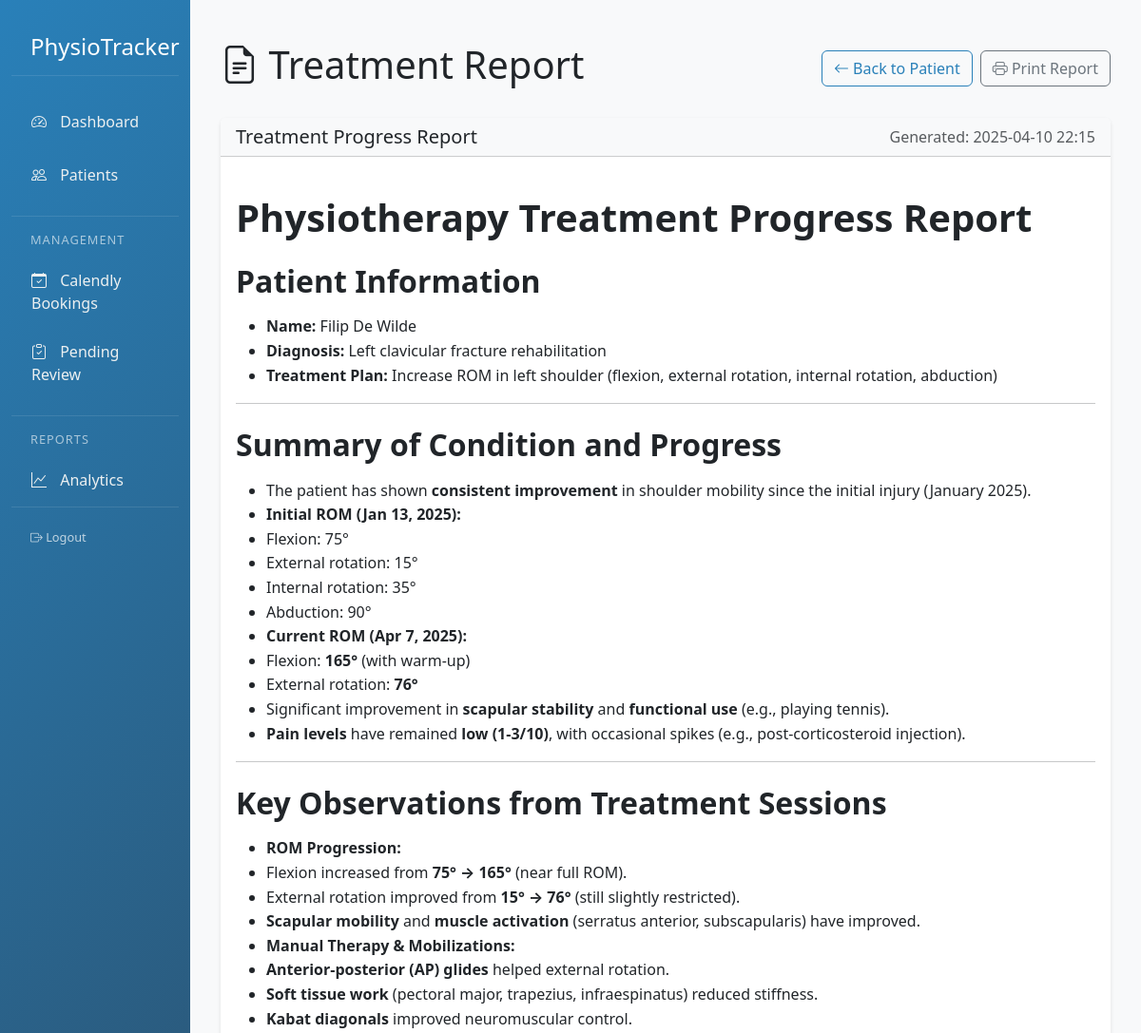
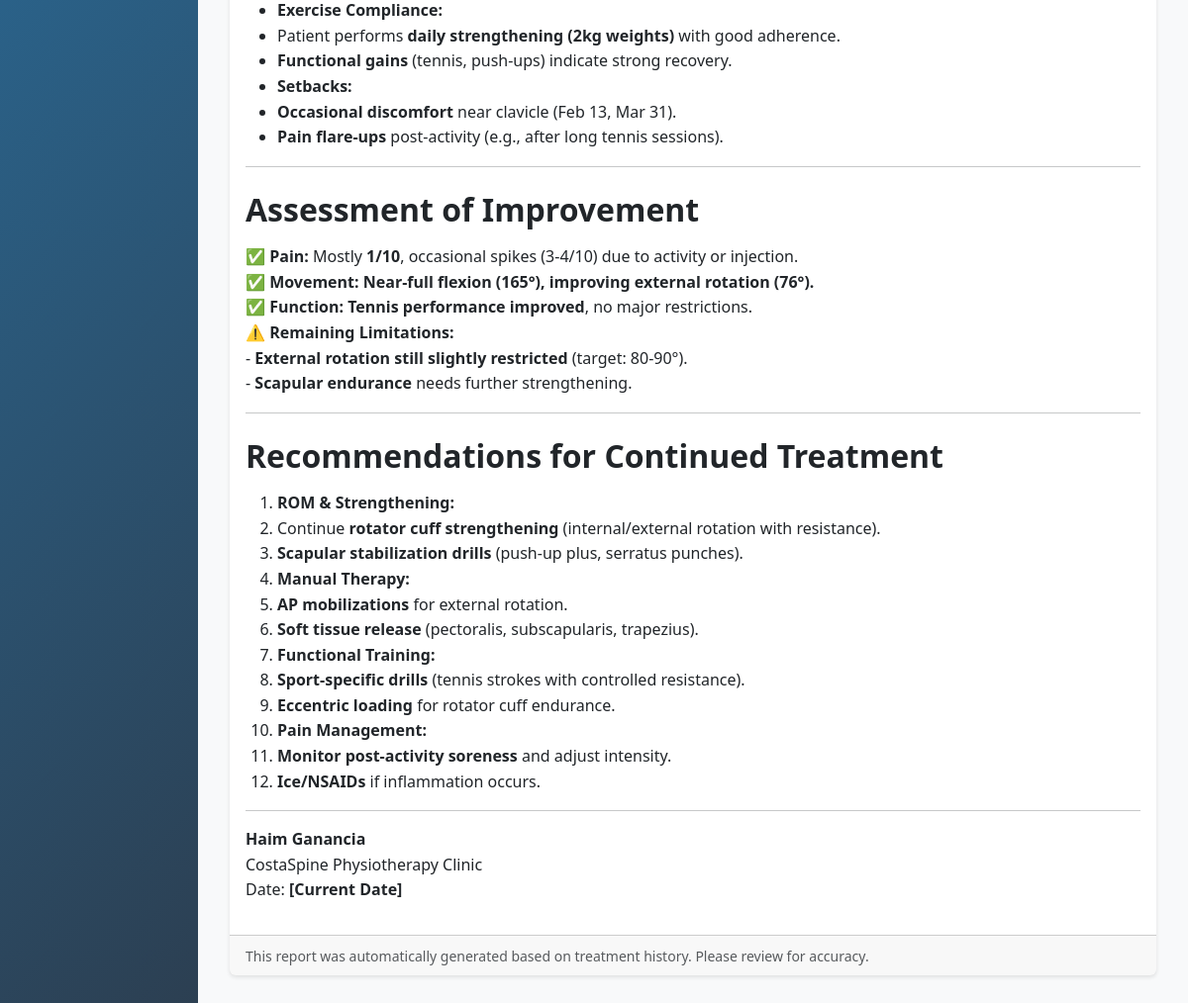
/patient/8/report, run on the app's committed database (2 pictures, top to bottom).
### app/models.py (models this page shows)
class PatientReport(db.Model):
    __tablename__ = 'patient_reports'
    id = db.Column(db.Integer, primary_key=True)
    patient_id = db.Column(db.Integer, db.ForeignKey('patient.id'), nullable=False)
    content = db.Column(db.Text, nullable=False)
    generated_date = db.Column(db.DateTime, default=datetime.now)
    report_type = db.Column(db.String(50), default='AI Generated')
    patient = db.relationship('Patient', backref=db.backref('reports', lazy=True))

### app/routes/main.py (the view)
@main.route('/patient/<int:id>/report')
def patient_report(id):
    patient = Patient.query.get_or_404(id)
    report_id = request.args.get('report_id')
    if report_id:
        report = PatientReport.query.get_or_404(report_id)
        if report.patient_id != patient.id:
            flash('Report does not belong to this patient.', 'danger')
            return redirect(url_for('main.patient_detail', id=id))
    else:
        report = PatientReport.query.filter_by(
            patient_id=id
        ).order_by(PatientReport.generated_date.desc()).first()
    if not report:
        flash('No report found for this patient.', 'warning')
        return redirect(url_for('main.patient_detail', id=id))
    all_reports = PatientReport.query.filter_by(
        patient_id=id
    ).order_by(PatientReport.generated_date.desc()).all()
    return render_template('patient_report.html',
                          patient=patient,
                          report=report,
                          all_reports=all_reports)

### app/templates/patient_report.html (shortened to what this page needs)
{% extends "base.html" %}
{% block content %}
<div class="container py-4">
    <div class="d-flex justify-content-between align-items-center mb-4">
        <h1><i class="bi bi-file-earmark-text"></i> Treatment Report</h1>
        <div class="d-flex gap-2">
            <a href="{{ url_for('main.patient_detail', id=patient.id) }}" class="btn btn-outline-primary">
                <i class="bi bi-arrow-left"></i> Back to Patient
            </a>
            <button class="btn btn-outline-secondary" onclick="window.print()">
                <i class="bi bi-printer"></i> Print Report
            </button>
        </div>
    </div>
    <div class="card mb-4">
        <div class="card-header bg-light">
            <div class="d-flex justify-content-between">
                <h5 class="mb-0">Treatment Progress Report</h5>
                <span class="text-muted">Generated: {{ report.generated_date.strftime('%Y-%m-%d %H:%M') }}</span>
            </div>
        </div>
        <div class="card-body">
            <div class="report-content">
                {{ report.content|markdown }}
            </div>
        </div>
        <div class="card-footer text-muted">
            <small>This report was automatically generated based on treatment history. Please review for accuracy.</small>
        </div>
    </div>
</div>
{% endblock %}

### app/templates/base.html (style rules this page uses)
:root { --primary-color: #2980b9; --secondary-color: #2980b9; --accent-color: #e74c3c; }
.card { border: none; box-shadow: 0 2px 4px rgba(0,0,0,0.1); transition: transform 0.2s; }
.btn-outline-primary { color: #2980b9; border-color: #2980b9; }
a { color: #2980b9; }
.btn-outline-secondary { color: #6c757d; border-color: #6c757d; }

### app/templates/patient_report.html (style rules this page uses)
.report-content { font-size: 1rem; line-height: 1.6; }
.report-content h1, .report-content h2, .report-content h3 { margin-top: 1.5rem; margin-bottom: 1rem; }
.report-content ul, .report-content ol { margin-bottom: 1rem; }

### data on the page
PatientReport: generated_date "2025-04-10 22:15", content "Physiotherapy Treatment Progress Report Patient Information Name: Filip De Wilde Diagnosis: Left clavicular fracture rehabilitation Treatment Plan: Increase ROM in left shoulder (flexion, external rotation, internal rotation, abduction) Summary of Condition and Progress The patient has shown consistent improvement in shoulder mobility since the initial injury (January 2025). Initial ROM (Jan 13, 2025): Flexion: 75° External rotation: 15° Internal rotation: 35° Abduction: 90° Current ROM (Apr 7, 2025): Flexion: 165° (with warm-up) External rotation: 76° Significant improvement in scapular stability and functional use (e.g., playing tennis). Pain levels have remained low (1-3/10) , with…"
